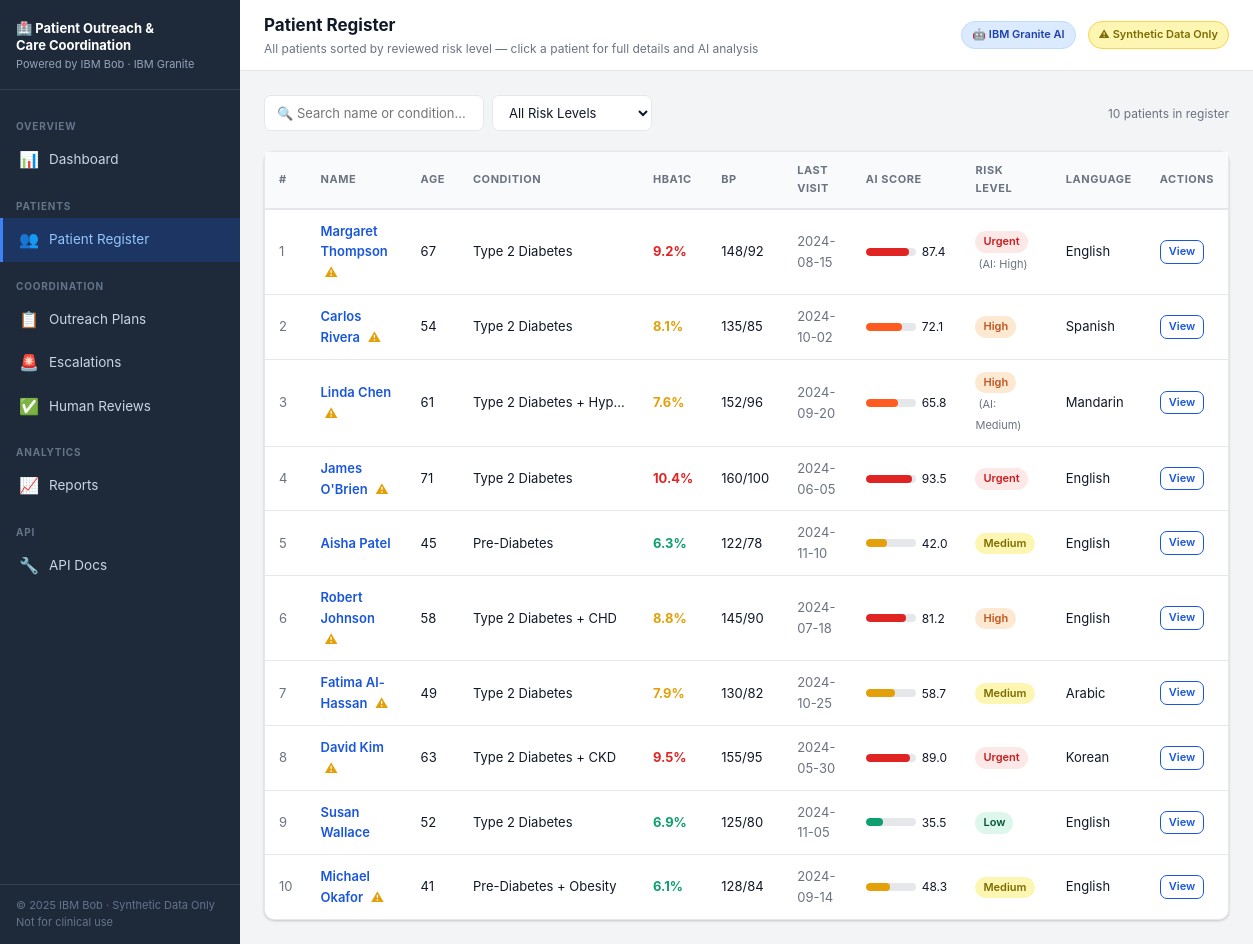
Page /patients on the committed database.
### database.py (models this page shows)
class Patient(Base):
    __tablename__ = "patients"
    id                 = Column(Integer, primary_key=True, index=True)
    name               = Column(String(100), nullable=False)
    age                = Column(Integer)
    gender             = Column(String(20))
    condition          = Column(String(100))          # primary chronic condition
    hba1c              = Column(Float)                # diabetes marker
    blood_pressure     = Column(String(20))
    last_visit         = Column(String(20))           # date string YYYY-MM-DD
    phone              = Column(String(30))
    email              = Column(String(100))
    address            = Column(String(200))
    insurance          = Column(String(50))
    language           = Column(String(50), default="English")
    ai_risk_score      = Column(Float)                # 0–100
    ai_risk_level      = Column(String(20))
    reviewed_risk_level= Column(String(20))           # after human review
    missing_data_flags = Column(Text)                 # JSON list
    created_at         = Column(DateTime, default=datetime.utcnow)
    outreach_plans  = relationship("OutreachPlan",  back_populates="patient", cascade="all, delete")
    care_barriers   = relationship("CareBarrier",   back_populates="patient", cascade="all, delete")
    escalations     = relationship("Escalation",    back_populates="patient", cascade="all, delete")
    review_records  = relationship("ReviewRecord",  back_populates="patient", cascade="all, delete")

### main.py (the view)
@app.get("/patients", response_class=HTMLResponse)
async def patients_page(request: Request, db: Session = Depends(get_db)):
    patients = db.query(Patient).all()
    return templates.TemplateResponse(request, "patients.html", {
        "patients": patients,
    })

### templates/patients.html (shortened to what this page needs)
{% extends "base.html" %}
{% block page_title %}Patient Register{% endblock %}
{% block page_sub %}All patients sorted by reviewed risk level — click a patient for full details and AI analysis{% endblock %}
{% block content %}
<div class="d-flex align-center gap-2 mb-3" style="justify-content:space-between;flex-wrap:wrap;">
  <div style="display:flex;gap:8px;flex-wrap:wrap;">
    <input id="search" class="form-control" style="width:220px;" placeholder="🔍 Search name or condition…" oninput="filterPatients()"/>
    <select id="riskFilter" class="form-control" style="width:160px;" onchange="filterPatients()">
      <option value="">All Risk Levels</option>
    </select>
  </div>
  <span class="text-muted text-sm">{{ patients|length }} patients in register</span>
</div>
<div class="card">
  <div class="table-wrap">
    <table id="patientTable">
      <thead>
        <tr>
          <th>#</th>
          <th>Name</th>
          <th>Age</th>
          <th>Condition</th>
          <th>HbA1c</th>
          <th>BP</th>
          <th>Last Visit</th>
          <th>AI Score</th>
          <th>Risk Level</th>
          <th>Language</th>
          <th>Actions</th>
        </tr>
      </thead>
      <tbody>
        {% for p in patients %}
        {% set rl = (p.reviewed_risk_level or 'Low') | lower %}
        <tr data-name="{{ p.name|lower }}" data-condition="{{ p.condition|lower }}" data-risk="{{ p.reviewed_risk_level }}">
          <td class="text-muted">{{ loop.index }}</td>
          <td>
            <a href="/patients/{{ p.id }}" style="font-weight:600;">{{ p.name }}</a>
            {% if p.missing_data_flags and p.missing_data_flags != '[]' %}
            <span title="Missing data" style="color:#e3a008;margin-left:4px;">⚠</span>
            {% endif %}
          </td>
          <td>{{ p.age }}</td>
          <td style="max-width:180px;white-space:nowrap;overflow:hidden;text-overflow:ellipsis;" title="{{ p.condition }}">{{ p.condition }}</td>
          <td>
            <span style="font-weight:700;color:{{'#e02424' if p.hba1c >= 9.0 else '#e3a008' if p.hba1c >= 7.5 else '#0e9f6e'}}">
              {{ p.hba1c }}%
            </span>
          </td>
          <td>{{ p.blood_pressure }}</td>
          <td class="text-muted">{{ p.last_visit }}</td>
          <td>
            <div style="display:flex;align-items:center;gap:6px;">
              <div class="progress" style="width:50px;">
                <div class="progress-bar" style="width:{{ p.ai_risk_score | int }}%;background:{{'#e02424' if p.ai_risk_score>=80 else '#ff5a1f' if p.ai_risk_score>=60 else '#e3a008' if p.ai_risk_score>=40 else '#0e9f6e'}};"></div>
              </div>
              <span style="font-size:12px;">{{ p.ai_risk_score }}</span>
            </div>
          </td>
          <td>
            <span class="badge badge-{{ rl }}">{{ p.reviewed_risk_level or 'Low' }}</span>
            {% if p.reviewed_risk_level != p.ai_risk_level %}
            <span title="Reviewed — AI said {{ p.ai_risk_level }}" style="font-size:11px;color:var(--muted);margin-left:3px;">(AI: {{ p.ai_risk_level }})</span>
            {% endif %}
          </td>
          <td>{{ p.language }}</td>
          <td>
            <a href="/patients/{{ p.id }}" class="btn btn-outline btn-xs">View</a>
          </td>
        </tr>
        {% endfor %}
      </tbody>
    </table>
  </div>
</div>
{% endblock %}

### static/css/style.css (style rules this page uses)
:root { --primary: #1a56db; --primary-d: #1341ad; --urgent: #e02424; --high: #ff5a1f; --medium: #e3a008; --low: #0e9f6e; --info: #3f83f8; --bg: #f3f4f6; --surface: #ffffff; --border: #e5e7eb; --text: #111827; --muted: #6b7280; --sidebar-w: 240px; --radius: 10px; --shadow: 0 1px 3px rgba(0,0,0,.12), 0 1px 2px rgba(0,0,0,.08); }
*, *::before, *::after { box-sizing: border-box; margin: 0; padding: 0; }
body { font-family: -apple-system, "Segoe UI", system-ui, sans-serif; font-size: 14px; line-height: 1.6; color: var(--text); background: var(--bg); display: flex; min-height: 100vh; }
a { color: var(--primary); text-decoration: none; }
.card { background: var(--surface); border: 1px solid var(--border); border-radius: var(--radius); box-shadow: var(--shadow); }
.badge { display: inline-block; font-size: 11px; font-weight: 600; padding: 2px 8px; border-radius: 99px; white-space: nowrap; }
.badge-urgent { background: #fde8e8; color: #c81e1e; }
.badge-high { background: #fde8d1; color: #c05621; }
.badge-medium { background: #fdf6b2; color: #7c6b00; }
.badge-low { background: #def7ec; color: #03543f; }
.table-wrap { overflow-x: auto; }
table { width: 100%; border-collapse: collapse; }
th { text-align: left; font-size: 11px; font-weight: 700; text-transform: uppercase; letter-spacing: .05em; color: var(--muted); padding: 10px 14px; border-bottom: 2px solid var(--border); background: #f9fafb; }
td { padding: 11px 14px; border-bottom: 1px solid var(--border); font-size: 13px; vertical-align: middle; }
tr:last-child td { border-bottom: none; }
.btn { display: inline-flex; align-items: center; gap: 6px; padding: 7px 14px; border-radius: 7px; font-size: 13px; font-weight: 600; cursor: pointer; border: none; transition: background .15s, transform .1s; }
.btn-outline { background: transparent; color: var(--primary); border: 1.5px solid var(--primary); }
.btn-xs { padding: 2px 8px; font-size: 11px; }
.form-control { width: 100%; padding: 8px 12px; border: 1.5px solid var(--border); border-radius: 7px; font-size: 13px; font-family: inherit; color: var(--text); background: var(--surface); transition: border-color .15s; }
.progress { height: 8px; background: var(--border); border-radius: 99px; overflow: hidden; }
.progress-bar { height: 100%; border-radius: 99px; transition: width .4s; }
.mb-3 { margin-bottom: 20px; }
.text-muted { color: var(--muted); }
.text-sm { font-size: 12px; }
.d-flex { display: flex; }
.align-center { align-items: center; }
.gap-2 { gap: 8px; }

### rows in the picture
Patient: name "Margaret Thompson", age "67", condition "Type 2 Diabetes", hba1c "9.2", blood_pressure "148/92", last_visit "2024-08-15", ai_risk_score "87.4", reviewed_risk_level "Urgent", ai_risk_level "High", language "English"
Patient: name "Carlos Rivera", age "54", condition "Type 2 Diabetes", hba1c "8.1", blood_pressure "135/85", last_visit "2024-10-02", ai_risk_score "72.1", reviewed_risk_level "High", language "Spanish"
Patient: name "Linda Chen", age "61", condition "Type 2 Diabetes + Hyp…", hba1c "7.6", blood_pressure "152/96", last_visit "2024-09-20", ai_risk_score "65.8", reviewed_risk_level "High", ai_risk_level "Medium", language "Mandarin"
Patient: name "James O'Brien", age "71", condition "Type 2 Diabetes", hba1c "10.4", blood_pressure "160/100", last_visit "2024-06-05", ai_risk_score "93.5", reviewed_risk_level "Urgent", language "English"
Patient: name "Aisha Patel", age "45", condition "Pre-Diabetes", hba1c "6.3", blood_pressure "122/78", last_visit "2024-11-10", ai_risk_score "42.0", reviewed_risk_level "Medium", language "English"
Patient: name "Robert Johnson", age "58", condition "Type 2 Diabetes + CHD", hba1c "8.8", blood_pressure "145/90", last_visit "2024-07-18", ai_risk_score "81.2", reviewed_risk_level "High", language "English"
Patient: name "Fatima Al-Hassan", age "49", condition "Type 2 Diabetes", hba1c "7.9", blood_pressure "130/82", last_visit "2024-10-25", ai_risk_score "58.7", reviewed_risk_level "Medium", language "Arabic"
Patient: name "David Kim", age "63", condition "Type 2 Diabetes + CKD", hba1c "9.5", blood_pressure "155/95", last_visit "2024-05-30", ai_risk_score "89.0", reviewed_risk_level "Urgent", language "Korean"
Patient: name "Susan Wallace", age "52", condition "Type 2 Diabetes", hba1c "6.9", blood_pressure "125/80", last_visit "2024-11-05", ai_risk_score "35.5", reviewed_risk_level "Low", language "English"
Patient: name "Michael Okafor", age "41", condition "Pre-Diabetes + Obesity", hba1c "6.1", blood_pressure "128/84", last_visit "2024-09-14", ai_risk_score "48.3", reviewed_risk_level "Medium", language "English"

### other values in the picture
{{ patients|length }} "10"
